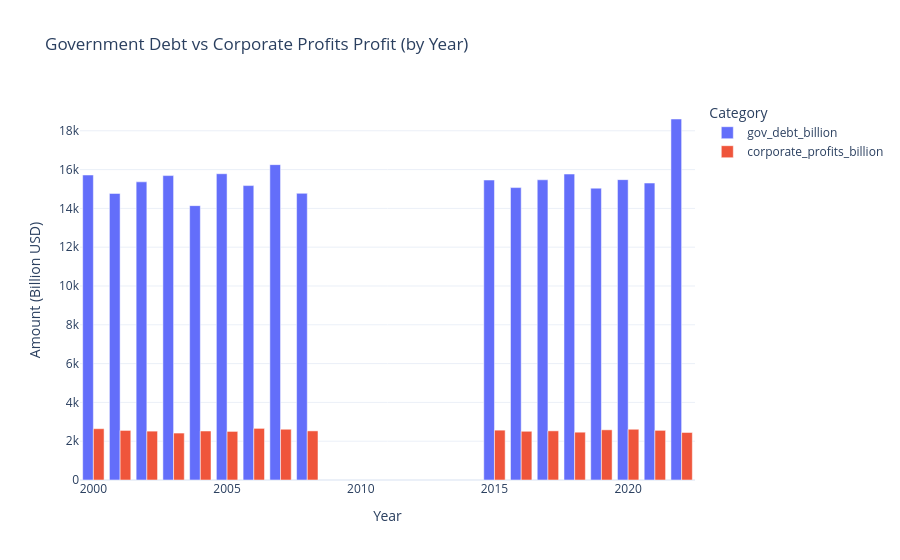

Notebook code cell kept with this figure:
### Code cell
debtCrpttPrft = px.bar(
    data_frame=profit_debt_corporate,
    x="year",
    y=["gov_debt_billion","corporate_profits_billion"],
    barmode="group",
    title="Government Debt vs Corporate Profits Profit (by Year)",
    labels={'year': 'Year', 'value': 'Amount (Billion USD)', 'variable': 'Category'}
)

debtCrpttPrft.update_layout(
    xaxis_title="Year",
    yaxis_title="Amount (Billion USD)",
    template="plotly_white"
)

debtCrpttPrft.show()

### Figure 1 — Plotly figure (JSON) as saved in the notebook; plotly's stock layout.template omitted (floating-point values rounded to 4 significant figures)
{"data": [{"alignmentgroup": "True", "hovertemplate": "Category=gov_debt_billion<br>Year=%{x}<br>Amount (Billion USD)=%{y}<extra></extra>", "legendgroup": "gov_debt_billion", "marker": {"color": "#636efa", "pattern": {"shape": ""}}, "name": "gov_debt_billion", "offsetgroup": "gov_debt_billion", "orientation": "v", "showlegend": true, "textposition": "auto", "type": "bar", "x": [2000, 2001, 2002, 2003, 2004, 2005, 2006, 2007, 2008, 2015, 2016, 2017, 2018, 2019, 2020, 2021, 2022], "xaxis": "x", "y": [15720.0, 14770.0, 15370.0, 15690.0, 14140.0, 15790.0, 15180.0, 16250.0, 14780.0, 15460.0, 15070.0, 15470.0, 15770.0, 15040.0, 15480.0, 15310.0, 18607], "yaxis": "y"}, {"alignmentgroup": "True", "hovertemplate": "Category=corporate_profits_billion<br>Year=%{x}<br>Amount (Billion USD)=%{y}<extra></extra>", "legendgroup": "corporate_profits_billion", "marker": {"color": "#EF553B", "pattern": {"shape": ""}}, "name": "corporate_profits_billion", "offsetgroup": "corporate_profits_billion", "orientation": "v", "showlegend": true, "textposition": "auto", "type": "bar", "x": [2000, 2001, 2002, 2003, 2004, 2005, 2006, 2007, 2008, 2015, 2016, 2017, 2018, 2019, 2020, 2021, 2022], "xaxis": "x", "y": [2645.0, 2555.0, 2519.0, 2419.0, 2524.0, 2504.0, 2661.0, 2616.0, 2531.0, 2569.0, 2511.0, 2533.0, 2464.0, 2587.0, 2616.0, 2559.0, 2449.0], "yaxis": "y"}], "layout": {"barmode": "group", "legend": {"title": {"text": "Category"}, "tracegroupgap": 0}, "title": {"text": "Government Debt vs Corporate Profits Profit (by Year)"}, "xaxis": {"anchor": "y", "domain": [0, 1], "title": {"text": "Year"}}, "yaxis": {"anchor": "x", "domain": [0, 1], "title": {"text": "Amount (Billion USD)"}}}}
